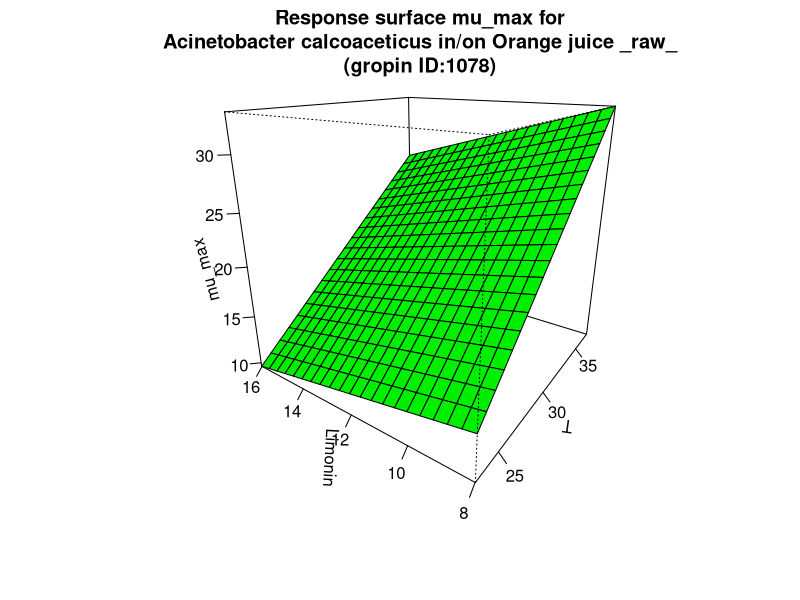

Write the R code that produced this figure.
#############################
# start of Parameter script
#############################
T <- seq(22.977022977023,37.037,length.out=21)
Limonin <- seq(7.99200799200799,16.016,length.out=21)
#############################
# end of Parameter script
#############################
############################# 
# start of Model script Gropin ID 1078 
#############################
 
# constant coefficients for this model
 
variables <- data.frame(T,Limonin)
argumentsPar <- expand.grid(variables)
 
# heart of the model
response_surface <- function(T,Limonin) {
   mumax <-(-18.12+1.575*T-0.023*T*Limonin)

return(mumax=mumax)
} 

# output parameters
mumax <- cbind(argumentsPar,response_surface(argumentsPar['T'],argumentsPar['Limonin']))
colnames(mumax) <- c(colnames(argumentsPar),'mumax')
#############################
# End of Model script
#############################
############################# 
# start of Visualisation script Gropin ID 1078 
#############################
persp(T,Limonin,matrix(unlist(mumax$mumax),nrow=21),col = 'green',xlab='T',ylab='Limonin',zlab='mu_max',main='Response surface mu_max for
Acinetobacter calcoaceticus in/on Orange juice _raw_
(gropin ID:1078)',theta=305,phi=20,shade=0.25,ticktype = 'detailed')
#############################
# End of Visualisation script
#############################
